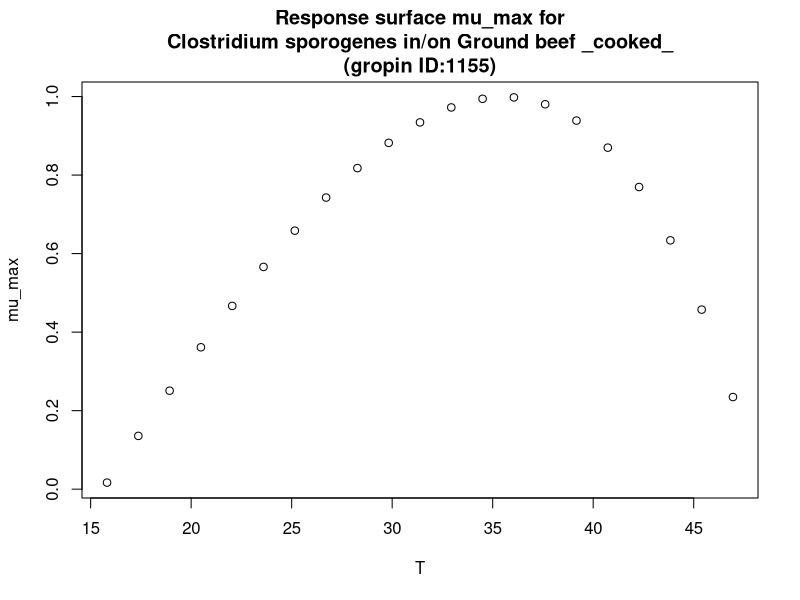

Source code (R):
#############################
# start of Parameter script
#############################
T <- seq(15.8158,46.953046953047,length.out=21)
#############################
# end of Parameter script
#############################
############################# 
# start of Model script Gropin ID 1155 
#############################
 
# constant coefficients for this model
 
variables <- data.frame(T)
argumentsPar <- expand.grid(variables)
 
# heart of the model
response_surface <- function(T) {
   mumax <-0.088*(T-15.6)*(1-exp(0.066*(T-48.3)))

return(mumax=mumax)
} 

# output parameters
mumax <- cbind(argumentsPar,response_surface(argumentsPar['T']))
colnames(mumax) <- c(colnames(argumentsPar),'mumax')
#############################
# End of Model script
#############################
############################# 
# start of Visualisation script Gropin ID 1155 
#############################
plot(T,mumax$mumax,
                          xlab='T',
                          ylab='mu_max',main='Response surface mu_max for
Clostridium sporogenes in/on Ground beef _cooked_
(gropin ID:1155)')
#############################
# End of Visualisation script
#############################
